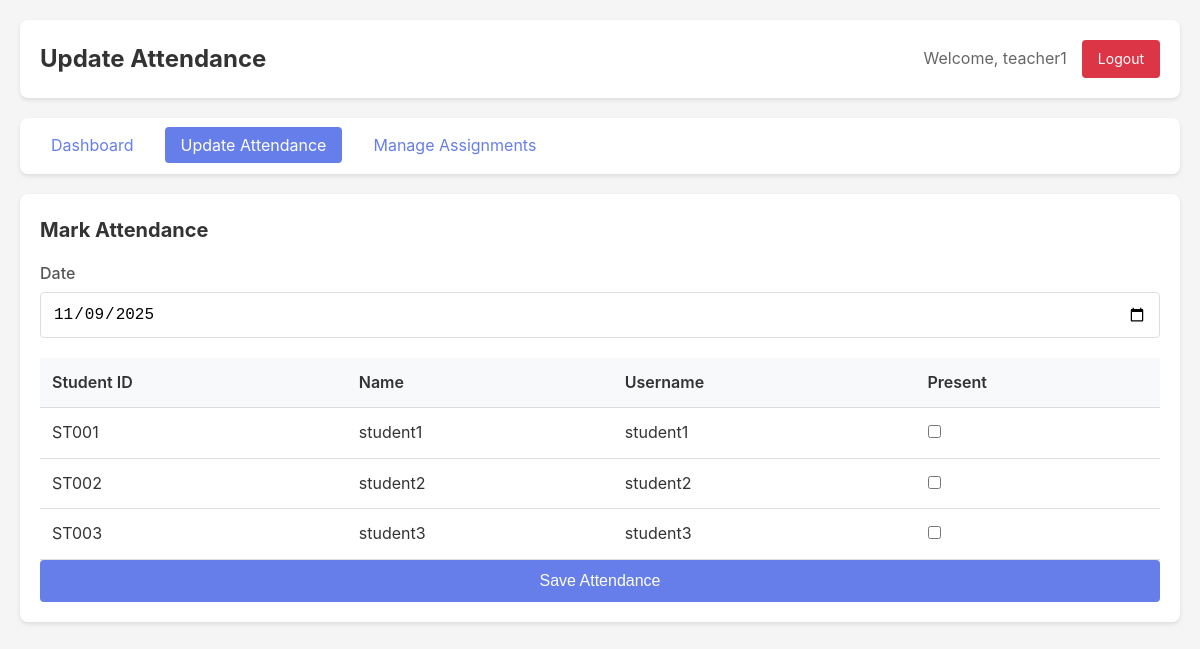
/teacher/attendance/ (signed in), run on the app's committed database.
### core/models.py (models this page shows, shortened)
class CustomUser(AbstractUser):
    ROLE_CHOICES = [
        ('teacher', 'Teacher'),
        ('student', 'Student'),
        ('librarian', 'Librarian'),
    ]
    role = models.CharField(max_length=20, choices=ROLE_CHOICES, default='student')

class StudentProfile(models.Model):
    user = models.OneToOneField(CustomUser, on_delete=models.CASCADE, related_name='student_profile')
    student_id = models.CharField(max_length=50, unique=True, blank=True, null=True)
    date_of_birth = models.DateField(blank=True, null=True)
    created_at = models.DateTimeField(auto_now_add=True)

### core/views.py (the view, shortened to what this page needs)
# urls.py: path('teacher/attendance/', views.teacher_attendance_edit, name='teacher_attendance_edit'),
@login_required
def teacher_attendance_edit(request):
    if request.user.role != 'teacher':
        messages.error(request, 'Access denied.')
        return redirect('dashboard')
    students = StudentProfile.objects.all()
    today = timezone.now().date()
    students_with_attendance = []
    for student in students:
        try:
            att = Attendance.objects.get(student=student, date=today)
            is_present = att.present
        except Attendance.DoesNotExist:
            is_present = False
        students_with_attendance.append({
            'student': student,
            'is_present': is_present
        })
    context = {
        'students_with_attendance': students_with_attendance,
        'today': today,
        'user': request.user
    }
    return render(request, 'teacher_attendance_edit.html', context)

### core/templates/teacher_attendance_edit.html (shortened to what this page needs)
<!DOCTYPE html>
<html lang="en">
<head>
    {% load static %}
    <link rel="stylesheet" href="{% static 'css/style.css' %}">
</head>
<body>
    <div class="container">
        <div class="dashboard-header">
            <h1>Update Attendance</h1>
            <div class="user-info">
                <span>Welcome, {{ user.username }}</span>
                <a href="{% url 'logout' %}" class="btn-logout">Logout</a>
            </div>
        </div>
        <nav class="nav-menu">
            <ul>
                <li><a href="{% url 'teacher_dashboard' %}">Dashboard</a></li>
                <li><a href="{% url 'teacher_attendance_edit' %}" class="active">Update Attendance</a></li>
                <li><a href="{% url 'teacher_assignment_edit' %}">Manage Assignments</a></li>
            </ul>
        </nav>
        <div class="card">
            <h2>Mark Attendance</h2>
            <form method="post">
                <div class="form-group">
                    <label for="date">Date</label>
                    <input type="date" id="date" name="date" value="{{ today|date:'Y-m-d' }}" required>
                </div>
                <table class="table">
                    <thead>
                        <tr>
                            <th>Student ID</th>
                            <th>Name</th>
                            <th>Username</th>
                            <th>Present</th>
                        </tr>
                    </thead>
                    <tbody>
                        {% for item in students_with_attendance %}
                        <tr>
                            <td>{{ item.student.student_id|default:"N/A" }}</td>
                            <td>{{ item.student.user.get_full_name|default:item.student.user.username }}</td>
                            <td>{{ item.student.user.username }}</td>
                            <td>
                                <input type="checkbox"
                                       name="present_{{ item.student.id }}"
                                       id="present_{{ item.student.id }}"
                                       {% if item.is_present %}checked{% endif %}>
                            </td>
                        </tr>
                        {% empty %}
                        <tr>
                            <td colspan="4" style="text-align: center;">No students found.</td>
                        </tr>
                        {% endfor %}
                    </tbody>
                </table>
                <button type="submit" class="btn btn-primary">Save Attendance</button>
            </form>
        </div>
    </div>
</body>
</html>

### core/static/css/style.css (style rules this page uses)
* { margin: 0; padding: 0; box-sizing: border-box; }
body { font-family: -apple-system, BlinkMacSystemFont, 'Segoe UI', Roboto, Oxygen, Ubuntu, Cantarell, sans-serif; background-color: #f5f5f5; color: #333; line-height: 1.6; }
.container { max-width: 1200px; margin: 0 auto; padding: 20px; }
.form-group { margin-bottom: 20px; }
.form-group label { display: block; margin-bottom: 5px; color: #555; font-weight: 500; }
.form-group input { width: 100%; padding: 12px; border: 1px solid #ddd; border-radius: 4px; font-size: 16px; transition: border-color 0.3s; }
.btn { padding: 12px 24px; border: none; border-radius: 4px; font-size: 16px; cursor: pointer; transition: background-color 0.3s; width: 100%; }
.btn-primary { background-color: #667eea; color: white; }
.dashboard-header { background: white; padding: 20px; border-radius: 8px; margin-bottom: 20px; box-shadow: 0 2px 4px rgba(0, 0, 0, 0.1); display: flex; justify-content: space-between; align-items: center; }
.dashboard-header h1 { color: #333; font-size: 24px; }
.user-info { display: flex; align-items: center; gap: 15px; }
.user-info span { color: #666; }
.btn-logout { background-color: #dc3545; color: white; padding: 8px 16px; text-decoration: none; border-radius: 4px; font-size: 14px; }
.nav-menu { background: white; padding: 15px; border-radius: 8px; margin-bottom: 20px; box-shadow: 0 2px 4px rgba(0, 0, 0, 0.1); }
.nav-menu ul { list-style: none; display: flex; gap: 15px; flex-wrap: wrap; }
.nav-menu a { color: #667eea; text-decoration: none; padding: 8px 16px; border-radius: 4px; transition: background-color 0.3s; }
.nav-menu a.active { background-color: #667eea; color: white; }
.card { background: white; padding: 20px; border-radius: 8px; margin-bottom: 20px; box-shadow: 0 2px 4px rgba(0, 0, 0, 0.1); }
.card h2 { margin-bottom: 15px; color: #333; font-size: 20px; }
.table { width: 100%; border-collapse: collapse; margin-top: 10px; }
.table th, .table td { padding: 12px; text-align: left; border-bottom: 1px solid #ddd; }
.table th { background-color: #f8f9fa; font-weight: 600; color: #333; }

### data on the page
CustomUser: username "teacher1"
StudentProfile: student.student_id "ST001", student.user.get_full_name "student1", student.user.username "student1"
StudentProfile: student.student_id "ST002", student.user.get_full_name "student2", student.user.username "student2"
StudentProfile: student.student_id "ST003", student.user.get_full_name "student3", student.user.username "student3"
